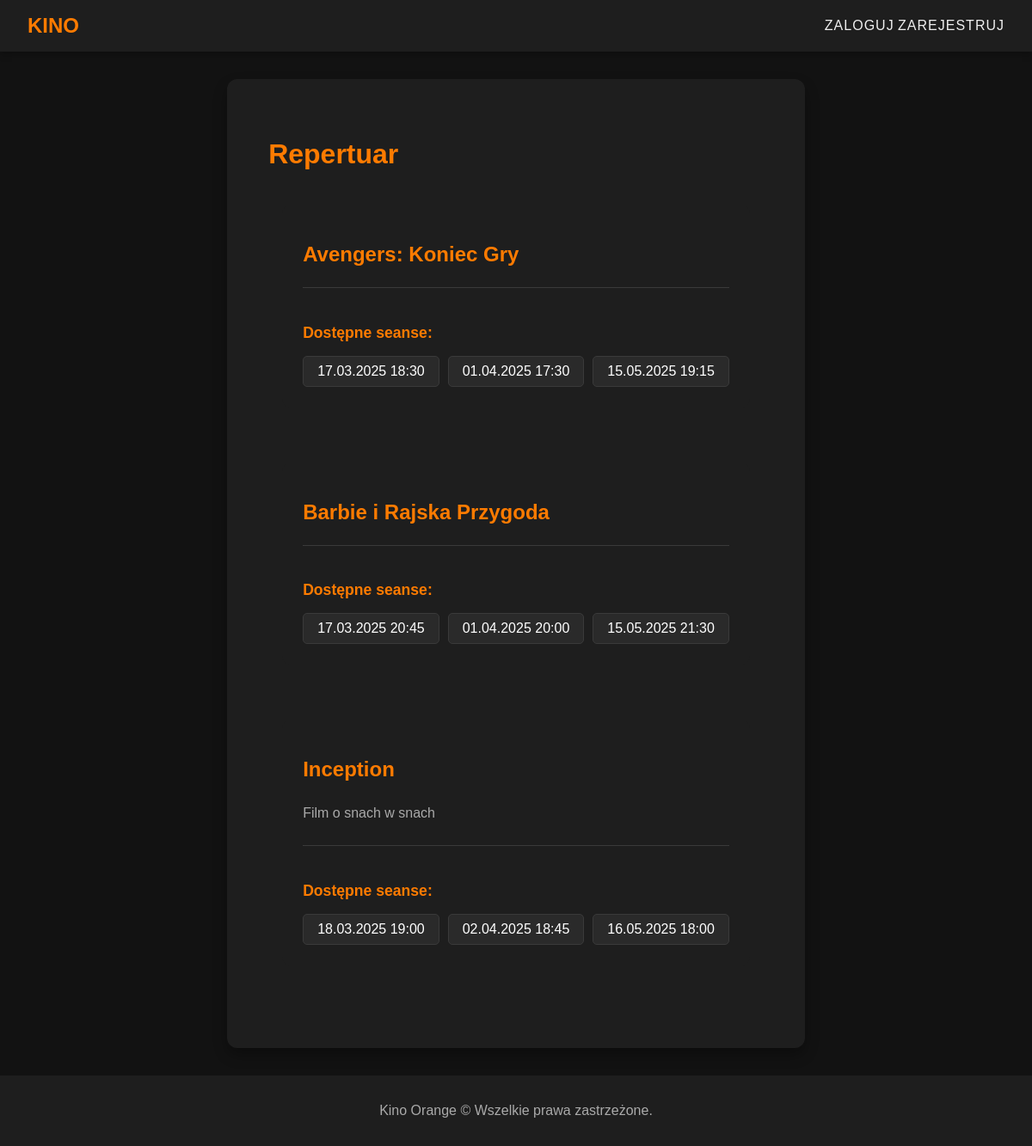
The app's page /movies.php with its own data.
### tables this page shows
CREATE TABLE `screenings` (
  `screening_id` int(11) NOT NULL,
  `movie_id` int(11) NOT NULL,
  `screening_date` datetime NOT NULL
);

### includes/hidden.php (called while the page is built, shortened)
<?php
function is_logged_in()
{
    return isset($_SESSION['user_id']);
}
function url($path)
{
    return "/kino/" . ltrim($path, "/");
}
?>

### movies.php (the view, shortened to what this page needs)
<?php
require_once 'includes/hidden.php';
$query = "
    SELECT
        m.movie_id,
        m.title,
        m.description,
        s.screening_id,
        s.screening_date
    FROM movies m
    LEFT JOIN screenings s ON m.movie_id = s.movie_id
    WHERE s.screening_date >= NOW()
    ORDER BY m.title ASC, s.screening_date ASC
";
$stmt = $pdo->query($query);
$results = $stmt->fetchAll(PDO::FETCH_ASSOC);
$movies = [];
foreach ($results as $row) {
    if (!isset($movies[$row['movie_id']])) {
        $movies[$row['movie_id']] = [
            'title' => $row['title'],
            'description' => $row['description'],
            'screenings' => []
        ];
    }
    if ($row['screening_id']) {
        $movies[$row['movie_id']]['screenings'][] = [
            'id' => $row['screening_id'],
            'date' => $row['screening_date']
        ];
    }
}
?>
<!DOCTYPE html>
<html lang="pl">
<head>
    <link rel="stylesheet" href="<?= url('css/style.css') ?>">
</head>
<body>
    <nav class="navbar">
        <a href="<?= url('index.php') ?>" class="logo">KINO</a>
        <div>
            <?php if (is_logged_in()): ?>
                <a href="<?= url('accounts/profile.php') ?>" class="nav-link">PROFIL</a>
                <a href="<?= url('accounts/logout.php') ?>" class="nav-link">WYLOGUJ</a>
            <?php else: ?>
                <a href="<?= url('accounts/login.php') ?>" class="nav-link">ZALOGUJ</a>
                <a href="<?= url('accounts/register.php') ?>" class="nav-link">ZAREJESTRUJ</a>
            <?php endif; ?>
        </div>
    </nav>
    <div class="container">
        <h1>Repertuar</h1>
        <?php if (empty($movies)): ?>
            <p>Brak filmów w repertuarze.</p>
        <?php else: ?>
            <div class="movies-grid">
                <?php foreach ($movies as $movie): ?>
                    <div class="movie-card">
                        <h2><?= htmlspecialchars($movie['title']) ?></h2>
                        <p class="movie-description"><?= htmlspecialchars($movie['description']) ?></p>
                        <div class="screening-times">
                            <h3>Dostępne seanse:</h3>
                            <?php if (!empty($movie['screenings'])): ?>
                                <div class="screening-buttons">
                                    <?php foreach ($movie['screenings'] as $screening): ?>
                                        <?php if (is_logged_in()): ?>
                                            <a href="<?= url('seats.php?screening_id=' . $screening['id']) ?>"
                                               class="screening-btn">
                                                <?= date('d.m.Y H:i', strtotime($screening['date'])) ?>
                                            </a>
                                        <?php else: ?>
                                            <a href="<?= url('accounts/login.php') ?>"
                                               class="screening-btn">
                                                <?= date('d.m.Y H:i', strtotime($screening['date'])) ?>
                                            </a>
                                        <?php endif; ?>
                                    <?php endforeach; ?>
                                </div>
                            <?php else: ?>
                                <p>Brak zaplanowanych seansów</p>
                            <?php endif; ?>
                        </div>
                    </div>
                <?php endforeach; ?>
            </div>
        <?php endif; ?>
    </div>
    <footer class="footer">
        <p>Kino Orange &copy; Wszelkie prawa zastrzeżone.</p>
    </footer>
</body>
</html>

### css/style.css (style rules this page uses)
body { background-color: #121212; color: #f0f0f0; font-family: 'Arial', sans-serif; margin: 0; min-height: 100vh; display: flex; flex-direction: column; }
.navbar { background: #1e1e1e; padding: 1rem 2rem; display: flex; justify-content: space-between; align-items: center; box-shadow: 0 4px 8px rgba(0, 0, 0, 0.2); }
.logo { color: #ff7b00; font-size: 1.5rem; font-weight: bold; text-decoration: none; text-transform: uppercase; transition: 0.3s; }
.nav-link { color: #f0f0f0; text-decoration: none; transition: color 0.3s; font-size: 1rem; font-weight: 500; letter-spacing: 1px; }
.container { flex: 1; padding: 3rem; max-width: 1200px; margin: 2rem auto; background: #1e1e1e; border-radius: 12px; box-shadow: 0 8px 16px rgba(0, 0, 0, 0.3); }
a { color: #ff7b00; text-decoration: none; transition: color 0.3s; }
h1, h2, h3 { color: #ff7b00; margin-bottom: 1.5rem; }
.footer { background: #1e1e1e; padding: 1rem; text-align: center; margin-top: auto; color: #aaaaaa; }
.movies-grid { display: grid; grid-template-columns: repeat(auto-fit, minmax(300px, 1fr)); gap: 2rem; padding: 1rem; }
.movie-card { background: #1e1e1e; padding: 1.5rem; border-radius: 10px; margin-bottom: 2rem; }
.movie-description { color: #aaa; margin: 1rem 0; line-height: 1.6; }
.screening-times { margin-top: 1.5rem; padding-top: 1.5rem; border-top: 1px solid #3a3a3a; }
.screening-times h3 { font-size: 1.1rem; margin-bottom: 1rem; }
.screening-buttons { display: flex; flex-wrap: wrap; gap: 10px; margin-top: 1rem; }
.screening-btn { background: #2a2a2a; color: #fff; padding: 8px 16px; border-radius: 5px; text-decoration: none; transition: all 0.3s; border: 1px solid #3a3a3a; }

### records on screen
screenings: screening_date "17.03.2025 18:30"
screenings: screening_date "01.04.2025 17:30"
screenings: screening_date "15.05.2025 19:15"
screenings: screening_date "17.03.2025 20:45"
screenings: screening_date "01.04.2025 20:00"
screenings: screening_date "15.05.2025 21:30"
screenings: screening_date "18.03.2025 19:00"
screenings: screening_date "02.04.2025 18:45"
screenings: screening_date "16.05.2025 18:00"

### other values on screen
$movie['title'] "Avengers: Koniec Gry"
$movie['title'] "Barbie i Rajska Przygoda"
$movie['title'] "Inception"
$movie['description'] "Film o snach w snach"
